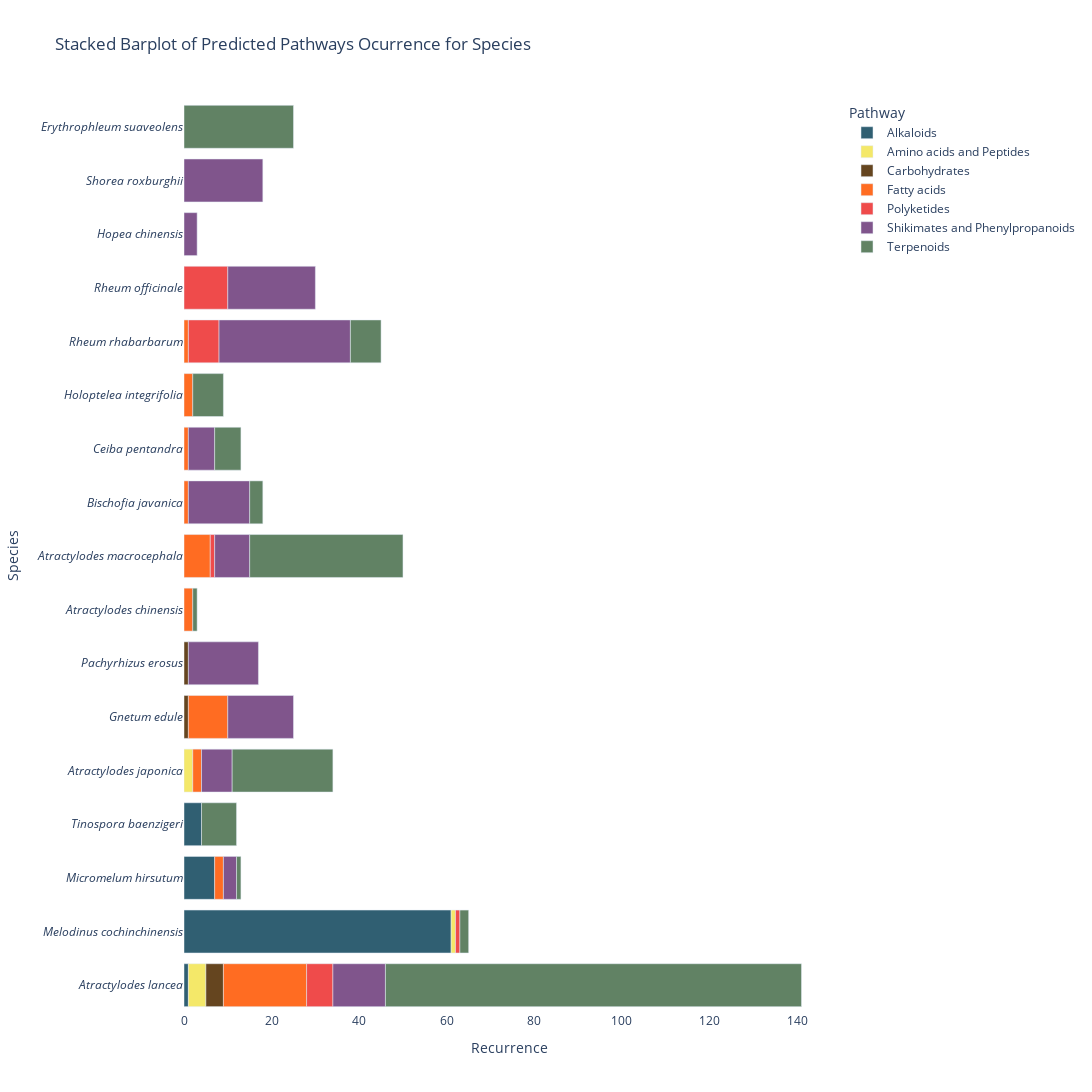

Notebook cell for this chart:
### Markdown cell above
Generate une plot by species (samples) and the Pathway

### Code cell
# Define custom colors for the 7 pathway categories
pathway_colors = {
    'Terpenoids': '#618264',  # Green start and lighter green end
    'Alkaloids': '#305F72',   # Blue start and lighter blue end
    'Shikimates and Phenylpropanoids': '#80558C',  # Purple start and lighter purple end
    'Polyketides': '#EF4B4B',  # Red start and lighter purple end
    'Fatty acids': '#FF6C22',  # Orange start and lighter purple end
    'Amino acids and Peptides': '#F4E869',  # Yellow start and lighter purple end
    'Carbohydrates': '#65451F' # Brown start and lighter purple end
}

# Step 1: Initialize an empty DataFrame to store all data
all_data = pd.DataFrame(columns=['organism_taxonomy_09species', 'structure_taxonomy_npclassifier_01pathway'])

# Step 2: Read data from all .tsv files in the output_folder
species_data_folder = os.path.join(output_folder, 'species_data')
for filename in os.listdir(species_data_folder):
    if filename.endswith(".tsv"):
        file_data = pd.read_csv(os.path.join(species_data_folder, filename), sep='\t')
        all_data = pd.concat([all_data, file_data])

# Step 3: Rename the "queried_taxaLabel" column to "species"
all_data.rename(columns={'organism_taxonomy_09species': 'species'}, inplace=True)
all_data.rename(columns={'structure_taxonomy_npclassifier_01pathway': 'Pathway'}, inplace=True)
# Remove 'API Error-API Error' and 'Not Classified-Not Classified'
all_data = all_data[(all_data['Pathway'] != 'API Error') & (all_data['Pathway'] != 'Not Classified')]

# Step 4: Group and aggregate data to calculate recurrence
agg_data = all_data.groupby(['species', 'Pathway']).size().reset_index(name='recurrence')

# Step 5: Create the stacked barplot with custom colors
fig = px.bar(agg_data, y=agg_data['species'].apply(lambda x: f"<i>{x}</i>"), x='recurrence',
             title='Stacked Barplot of Predicted Pathways Ocurrence for Species',
             labels={'recurrence': 'Recurrence'},
             color='Pathway',
             color_discrete_map=pathway_colors,  # Use custom colors
             category_orders={'Pathway': sorted(agg_data['Pathway'].unique())},
             orientation='h'
            )

# Modify the y-axis label
fig.update_yaxes(title_text='Species')

# Set a white background
fig.update_layout(plot_bgcolor='white')

# Modify the size of the figure
fig.update_layout(width=1500, height=1500)

# Save the figure as an HTML file
fig.write_html(f'{output_folder}Wikidata_pathway_barplot.html')

# Show or save the figure
fig.show()

### Figure 1 — Plotly figure (JSON) as saved in the notebook; plotly's stock layout.template omitted (floating-point values rounded to 4 significant figures)
{"data": [{"alignmentgroup": "True", "hovertemplate": "Pathway=Alkaloids<br>Recurrence=%{x}<br>y=%{y}<extra></extra>", "legendgroup": "Alkaloids", "marker": {"color": "#305F72", "pattern": {"shape": ""}}, "name": "Alkaloids", "offsetgroup": "Alkaloids", "orientation": "h", "showlegend": true, "textposition": "auto", "type": "bar", "x": [1, 61, 7, 4], "xaxis": "x", "y": ["<i>Atractylodes lancea</i>", "<i>Melodinus cochinchinensis</i>", "<i>Micromelum hirsutum</i>", "<i>Tinospora baenzigeri</i>"], "yaxis": "y"}, {"alignmentgroup": "True", "hovertemplate": "Pathway=Amino acids and Peptides<br>Recurrence=%{x}<br>y=%{y}<extra></extra>", "legendgroup": "Amino acids and Peptides", "marker": {"color": "#F4E869", "pattern": {"shape": ""}}, "name": "Amino acids and Peptides", "offsetgroup": "Amino acids and Peptides", "orientation": "h", "showlegend": true, "textposition": "auto", "type": "bar", "x": [2, 4, 1], "xaxis": "x", "y": ["<i>Atractylodes japonica</i>", "<i>Atractylodes lancea</i>", "<i>Melodinus cochinchinensis</i>"], "yaxis": "y"}, {"alignmentgroup": "True", "hovertemplate": "Pathway=Carbohydrates<br>Recurrence=%{x}<br>y=%{y}<extra></extra>", "legendgroup": "Carbohydrates", "marker": {"color": "#65451F", "pattern": {"shape": ""}}, "name": "Carbohydrates", "offsetgroup": "Carbohydrates", "orientation": "h", "showlegend": true, "textposition": "auto", "type": "bar", "x": [4, 1, 1], "xaxis": "x", "y": ["<i>Atractylodes lancea</i>", "<i>Gnetum edule</i>", "<i>Pachyrhizus erosus</i>"], "yaxis": "y"}, {"alignmentgroup": "True", "hovertemplate": "Pathway=Fatty acids<br>Recurrence=%{x}<br>y=%{y}<extra></extra>", "legendgroup": "Fatty acids", "marker": {"color": "#FF6C22", "pattern": {"shape": ""}}, "name": "Fatty acids", "offsetgroup": "Fatty acids", "orientation": "h", "showlegend": true, "textposition": "auto", "type": "bar", "x": [2, 2, 19, 6, 1, 1, 9, 2, 2, 1], "xaxis": "x", "y": ["<i>Atractylodes chinensis</i>", "<i>Atractylodes japonica</i>", "<i>Atractylodes lancea</i>", "<i>Atractylodes macrocephala</i>", "<i>Bischofia javanica</i>", "<i>Ceiba pentandra</i>", "<i>Gnetum edule</i>", "<i>Holoptelea integrifolia</i>", "<i>Micromelum hirsutum</i>", "<i>Rheum rhabarbarum</i>"], "yaxis": "y"}, {"alignmentgroup": "True", "hovertemplate": "Pathway=Polyketides<br>Recurrence=%{x}<br>y=%{y}<extra></extra>", "legendgroup": "Polyketides", "marker": {"color": "#EF4B4B", "pattern": {"shape": ""}}, "name": "Polyketides", "offsetgroup": "Polyketides", "orientation": "h", "showlegend": true, "textposition": "auto", "type": "bar", "x": [6, 1, 1, 10, 7], "xaxis": "x", "y": ["<i>Atractylodes lancea</i>", "<i>Atractylodes macrocephala</i>", "<i>Melodinus cochinchinensis</i>", "<i>Rheum officinale</i>", "<i>Rheum rhabarbarum</i>"], "yaxis": "y"}, {"alignmentgroup": "True", "hovertemplate": "Pathway=Shikimates and Phenylpropanoids<br>Recurrence=%{x}<br>y=%{y}<extra></extra>", "legendgroup": "Shikimates and Phenylpropanoids", "marker": {"color": "#80558C", "pattern": {"shape": ""}}, "name": "Shikimates and Phenylpropanoids", "offsetgroup": "Shikimates and Phenylpropanoids", "orientation": "h", "showlegend": true, "textposition": "auto", "type": "bar", "x": [7, 12, 8, 14, 6, 15, 3, 3, 16, 20, 30, 18], "xaxis": "x", "y": ["<i>Atractylodes japonica</i>", "<i>Atractylodes lancea</i>", "<i>Atractylodes macrocephala</i>", "<i>Bischofia javanica</i>", "<i>Ceiba pentandra</i>", "<i>Gnetum edule</i>", "<i>Hopea chinensis</i>", "<i>Micromelum hirsutum</i>", "<i>Pachyrhizus erosus</i>", "<i>Rheum officinale</i>", "<i>Rheum rhabarbarum</i>", "<i>Shorea roxburghii</i>"], "yaxis": "y"}, {"alignmentgroup": "True", "hovertemplate": "Pathway=Terpenoids<br>Recurrence=%{x}<br>y=%{y}<extra></extra>", "legendgroup": "Terpenoids", "marker": {"color": "#618264", "pattern": {"shape": ""}}, "name": "Terpenoids", "offsetgroup": "Terpenoids", "orientation": "h", "showlegend": true, "textposition": "auto", "type": "bar", "x": [1, 23, 95, 35, 3, 6, 25, 7, 2, 1, 7, 8], "xaxis": "x", "y": ["<i>Atractylodes chinensis</i>", "<i>Atractylodes japonica</i>", "<i>Atractylodes lancea</i>", "<i>Atractylodes macrocephala</i>", "<i>Bischofia javanica</i>", "<i>Ceiba pentandra</i>", "<i>Erythrophleum suaveolens</i>", "<i>Holoptelea integrifolia</i>", "<i>Melodinus cochinchinensis</i>", "<i>Micromelum hirsutum</i>", "<i>Rheum rhabarbarum</i>", "<i>Tinospora baenzigeri</i>"], "yaxis": "y"}], "layout": {"barmode": "relative", "height": 1500, "legend": {"title": {"text": "Pathway"}, "tracegroupgap": 0}, "plot_bgcolor": "white", "title": {"text": "Stacked Barplot of Predicted Pathways Ocurrence for Species"}, "width": 1500, "xaxis": {"anchor": "y", "domain": [0, 1], "title": {"text": "Recurrence"}}, "yaxis": {"anchor": "x", "domain": [0, 1], "title": {"text": "Species"}}}}
